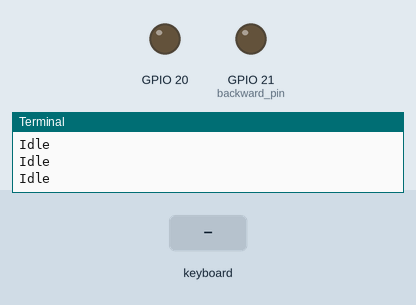
Simulated run of this program. Board: Raspberry Pi (BCM pin numbers). Parts: output pins drawn as LEDs (lit = HIGH), the last lines printed to the terminal. Inputs (shaded band) come from the test bench.

Above: at 1.2 s.
1.3 s: key "w" typed on the keyboard
At 1.4 s:
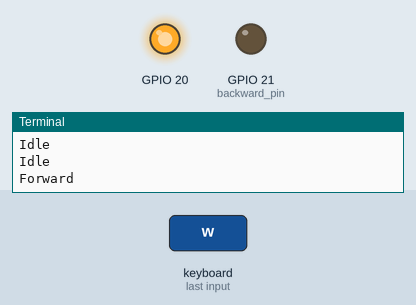
3.0 s: key "s" typed on the keyboard
At 3.1 s:
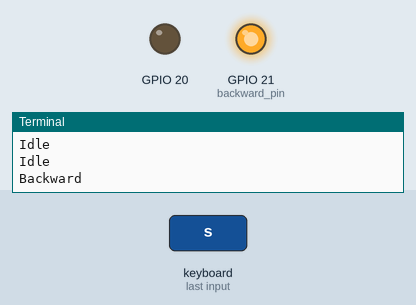
Timing chart, 0 to 6.0 s (numbered marks = the images above; inputs shaded):
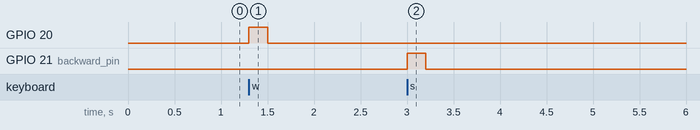

Measured:
- after the input at 1.3 s, GPIO 20: LOW → HIGH at once, → LOW 0.20 s later
- after the input at 3.0 s, GPIO 21 (backward_pin): LOW → HIGH at once, → LOW 0.20 s later

The program:

main.py
```python
import keyboard
from utils import CAR


def main():
  foward_pin = 20
  backward_pin = 21
  car = CAR(foward_pin, backward_pin)

  while (True):

    if keyboard.is_pressed('w') or keyboard.is_pressed('up'):
      print("Forward")
      car.forward()
    elif keyboard.is_pressed('s') or keyboard.is_pressed('down'):
      print("Backward")
      car.backward()
    elif keyboard.is_pressed('q'):
      GPIO.cleanup()
      exit(0)
    else:
      print("Idle")


if __name__ == "__main__":
  main()
```

utils.py
```python
import sys
import time
import RPi.GPIO as GPIO

class CAR:

  def __init__(self, forward_pin=21, backward_pin=20, sleeptime=0.1):
    self.f_pin = forward_pin
    self.b_pin = backward_pin
    self.sleeptime = sleeptime

    GPIO.cleanup()
    GPIO.setmode(GPIO.BCM)
    GPIO.setup(self.f_pin, GPIO.OUT)
    GPIO.setup(self.b_pin, GPIO.OUT)

  def forward(self):
    GPIO.output(self.f_pin, GPIO.HIGH)
    time.sleep(self.sleeptime)
    GPIO.output(self.f_pin, GPIO.LOW)

  def backward(self):
    GPIO.output(self.b_pin, GPIO.HIGH)
    time.sleep(self.sleeptime)
    GPIO.output(self.b_pin, GPIO.LOW)
```
